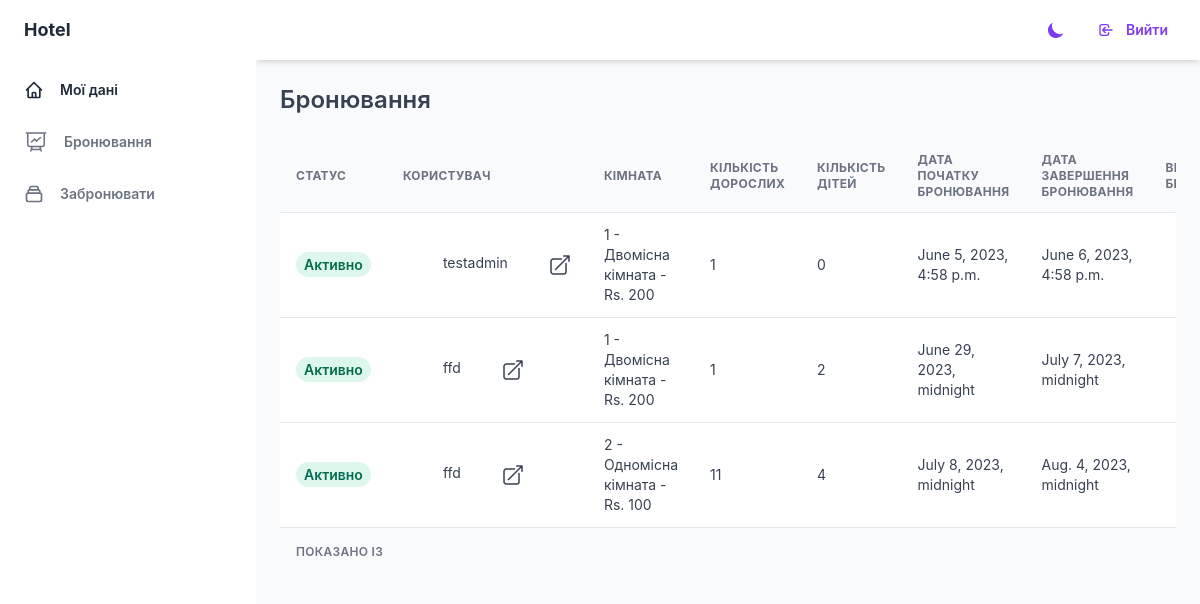
Screenshot of /admin-reservations.html (signed in) with the database file from the repository.
### main/models.py (models this page shows, shortened)
class Reservation(models.Model):
    reservation_id = models.AutoField(primary_key=True)
    customer = models.ForeignKey('Customer', on_delete=models.CASCADE,  related_name='reservations_as_customer' )
    no_of_children = models.PositiveSmallIntegerField(default=0)
    no_of_adults = models.PositiveSmallIntegerField(default=1)
    reservation_date_time = models.DateTimeField(default=timezone.now)
    room = models.ForeignKey('Room', on_delete=models.CASCADE)
    check_in_time = models.DateTimeField(default=timezone.now)
    check_out_time = models.DateTimeField(default=timezone.now)
    cancel = models.BooleanField(default=0)
    class Meta:
        permissions = (
                        ('can_view_reservation', 'Можна переглянути бронювання'),
                        ('can_view_reservation_detail', 'Можна переглянути деталі бронювання'),
                    )

class Customer(AbstractUser):
    customer_id = models.AutoField(primary_key=True)
    middle_name = models.CharField(max_length=50, null=True, blank=True)
    contact_no = models.CharField(max_length=15, blank=True, null=True)
    address = models.CharField(max_length=100, blank=True, null=True)
    user_type = models.ForeignKey('UserType', null=True, blank=True, on_delete=models.PROTECT, default=None)
    groups = models.ManyToManyField(
        Group,
        verbose_name='groups',
        blank=True,
        help_text='The groups this user belongs to.',
        related_name='customer_set',  # змінений related_name
        related_query_name='Customer'
    )
    user_permissions = models.ManyToManyField(
        Permission,
        verbose_name='user permissions',
        blank=True,
        help_text='Specific permissions for this user.',
        related_name='customer_set',  # змінений related_name
        related_query_name='Customer'
    )

class Room(models.Model):
    room_no = models.CharField(max_length=10, primary_key=True)
    name = models.CharField(max_length=500, null=True, blank=True)
    room_type = models.ForeignKey('RoomType', null=False, blank=True, on_delete=models.CASCADE)
    availability = models.BooleanField(default=0)
    booked = models.BooleanField(default=0)
    conveniences = models.ManyToManyField('Faciliti', related_name='conveniences')
    staff = models.ForeignKey('Customer', on_delete=models.CASCADE, editable=True, related_name='rooms_as_staff')
    adult_count = models.IntegerField(default=0)
    child_count = models.IntegerField(default=0)
    images = models.ManyToManyField('Image', related_name='images')
    price = models.PositiveSmallIntegerField(null=True, blank=True)
    class Meta:
        ordering = ['room_no', ]
        permissions = (('can_view_room', 'Можна переглянути кімнату'),)
    def __str__(self):
        return "%s - %s - Rs. %i" % (self.room_no, self.room_type.name, self.room_type.price)
    def display_facility(self):
        return ', '.join([faciliti.name for faciliti in self.conveniences.all()])
    display_facility.short_description = 'Зручності'
    def display_images(self):
        return ', '.join([image.__str__() for image in self.images.all()])
    display_images.short_description = 'Зображення'

class RoomType(models.Model):
    name = models.CharField(max_length=25)
    price = models.PositiveSmallIntegerField()

### main/views.py (the view, shortened to what this page needs)
# urls.py: path('admin-reservations.html', views.admin_reservations, name='admin_reservations'),
@login_required
def admin_reservations(request):
    context = {}
    if 'customer_id' in request.GET:
        customer_id = int(request.GET['customer_id'])
    else:
        customer_id = -1
    if customer_id != -1:
        reservations = Reservation.objects.filter(customer__customer_id=customer_id)
    else:
        reservations = Reservation.objects.all()
    context['reservations'] = reservations
    return render(request, 'profile_admin_pages/reservations.html', context)

### main/templates/profile_admin_pages/reservations.html (shortened to what this page needs)
{% extends 'base-profile.html' %}
{% block main-content %}
<main class="h-full pb-16 overflow-y-auto">
    <div class="container px-6 mx-auto grid">
      <h2
        class="my-6 text-2xl font-semibold text-gray-700 dark:text-gray-200"
      >
        Бронювання
      </h2>
      {% if not reservations %}
      <h4 class="mb-4 text-lg font-semibold text-gray-600 dark:text-gray-300">
        Бронювань немає!
      </h4>
      {% else %}
      <div class="w-full overflow-hidden rounded-lg shadow-xs">
        <div class="w-full overflow-x-auto">
          <table class="w-full whitespace-no-wrap">
            <thead>
              <tr
                class="text-xs font-semibold tracking-wide text-left text-gray-500 uppercase border-b dark:border-gray-700 bg-gray-50 dark:text-gray-400 dark:bg-gray-800">
                <th class="px-4 py-3">Статус</th>
                <th class="px-4 py-3">Користувач</th>
                <th class="px-4 py-3">Кімната</th>
                <th class="px-4 py-3">Кількість дорослих</th>
                <th class="px-4 py-3">Кількість дітей</th>
                <th class="px-4 py-3">Дата початку бронювання</th>
                <th class="px-4 py-3">Дата завершення бронювання</th>
                <th class="px-4 py-3">Відмінити бронювання</th>
              </tr>
            </thead>
            <tbody class="bg-white divide-y dark:divide-gray-700 dark:bg-gray-800">
              {% for reservation in reservations %}
              <tr class="text-gray-700 dark:text-gray-400">
                <td class="px-4 py-3 text-sm">
                  {% if not reservation.cancel %}
                  <span
                    class="px-2 py-1 font-semibold leading-tight text-green-700 bg-green-100 rounded-full dark:bg-green-700 dark:text-green-100">
                    Активно
                  </span>
                  {% else %}
                  <span
                        class="px-2 py-1 font-semibold leading-tight text-red-700 bg-red-100 rounded-full dark:text-red-100 dark:bg-red-700">
                        Відмінено
                      </span>
                  {% endif %}
                </td>
                <td class="px-4 py-3">
                  <div class="flex items-center text-sm">
                    <a href="{% url 'admin_guests' %}?user_id={{ reservation.customer.customer_id }}" class="flex flex-row">
                      <p class="mx-10">{{ reservation.customer.username }}</p>
                    </a>
                  </div>
                </td>
                <td class="px-4 py-3 text-sm">
                  {{ reservation.room }}
                </td>
                <td class="px-4 py-3 text-sm">
                  {{ reservation.no_of_adults }}
                </td>
                <td class="px-4 py-3 text-sm">
                  {{ reservation.no_of_children }}
                </td>
                <td class="px-4 py-3 text-sm">
                  {{ reservation.check_in_time }}
                </td>
                <td class="px-4 py-3 text-sm">
                  {{ reservation.check_out_time }}
                </td>
                <td class="px-4 py-3 flex flex-row justify-center">
                </td>
              </tr>
              {% endfor %}
            </tbody>
          </table>
        </div>
        <div
          class="grid px-4 py-3 text-xs font-semibold tracking-wide text-gray-500 uppercase border-t dark:border-gray-700 bg-gray-50 sm:grid-cols-9 dark:text-gray-400 dark:bg-gray-800">
          <span class="flex items-center col-span-3">
            Показано {{ showing_pages }} із {{ all_count_page }}
          </span>
          <span class="col-span-2"></span>
          <span class="flex col-span-4 mt-2 sm:mt-auto sm:justify-end">
          </span>
        </div>
      </div>
      {% endif %}
    </div>
  </main>
{% endblock %}

### rows the page displays
Reservation: cancel "Активно", customer.username "testadmin", room "1 - Двомісна кімната - Rs. 200", no_of_adults "1", no_of_children "0", check_in_time "June 5, 2023, 4:58 p.m.", check_out_time "June 6, 2023, 4:58 p.m."
Reservation: cancel "Активно", customer.username "ffd", room "1 - Двомісна кімната - Rs. 200", no_of_adults "1", no_of_children "2", check_in_time "June 29, 2023, midnight", check_out_time "July 7, 2023, midnight"
Reservation: cancel "Активно", customer.username "ffd", room "2 - Одномісна кімната - Rs. 100", no_of_adults "11", no_of_children "4", check_in_time "July 8, 2023, midnight", check_out_time "Aug. 4, 2023, midnight"
